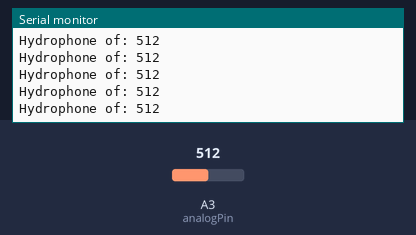
A sketch run on a simulated Arduino Uno, built with avr-gcc and run on an emulated ATmega328P. On the bench: the last lines printed to the serial monitor. Inputs (shaded band) come from the test bench; at power-on: A3 (analogPin) = 512.

Above: at 1.2 s.
1.3 s: A3 (analogPin) set to 108
At 2.4 s:
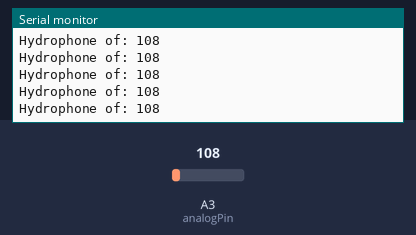
4.3 s: A3 (analogPin) set to 93
At 5.4 s:
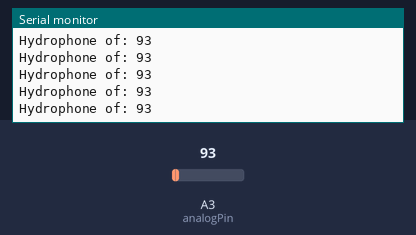
11.8 s: A3 (analogPin) set to 8
At 12.6 s:
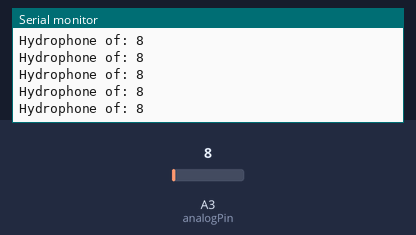
14.8 s: A3 (analogPin) set to 11
At 15.9 s:
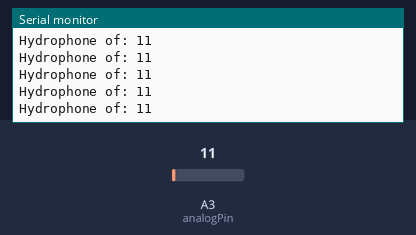
Timing chart, 0 to 17.8 s (numbered marks = the images above; inputs shaded):
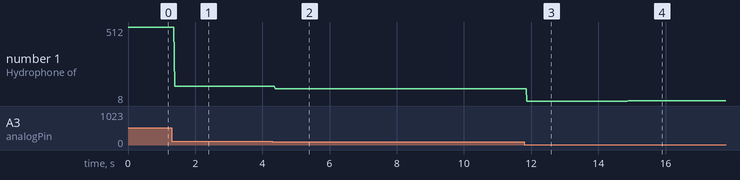

Measured:
- after the input at 1.3 s, the serial monitor: prints a new line after 0.09 s (image 1)
- after the input at 4.3 s, the serial monitor: prints a new line after 0.08 s (image 2)
- after the input at 11.8 s, the serial monitor: prints a new line after 0.07 s (image 3)
- after the input at 14.8 s, the serial monitor: prints a new line after 0.08 s (image 4)
- plotted number 1: 512 → 108 after the input at 1.3 s, 108 → 93 after the input at 4.3 s, 93 → 8 after the input at 11.8 s, 8 → 11 after the input at 14.8 s

The sketch:

hydrophone.ino
```cpp
int analogPin = 3;
int val = 0;
void setup() {
  // put your setup code here, to run once:
  Serial.begin(9600);
  Serial.println("starting!!");

}

void loop() {

  // put your main code here, to run repeatedly:
  val = analogRead(analogPin);
  Serial.print("Hydrophone of: ");
  Serial.println(val);

}
```
